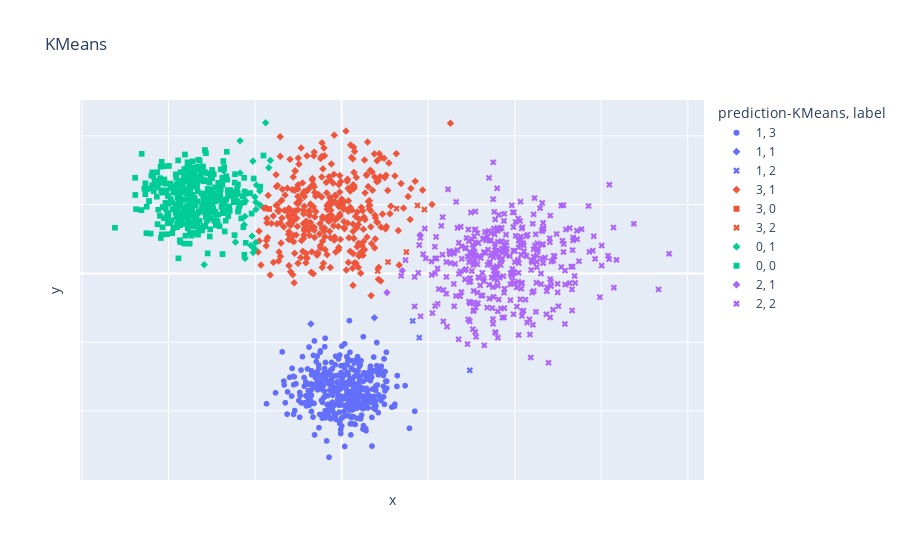
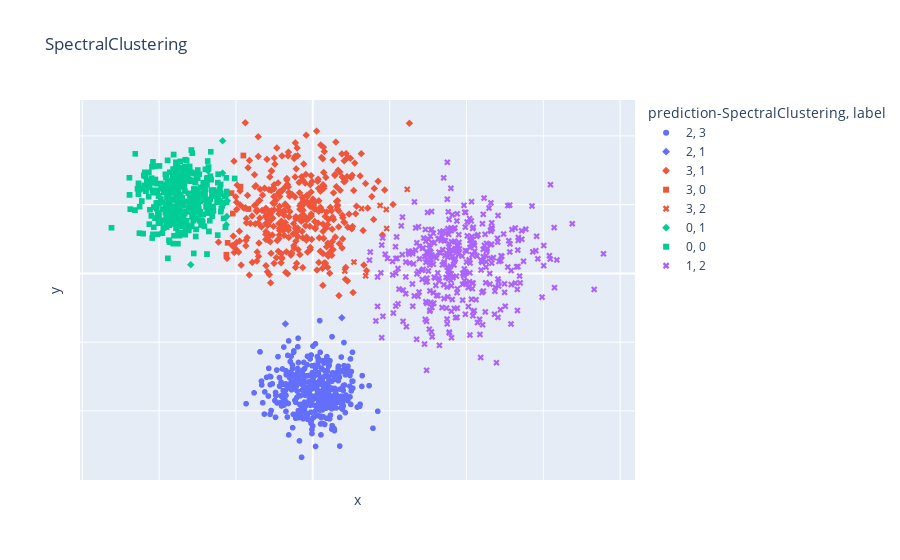
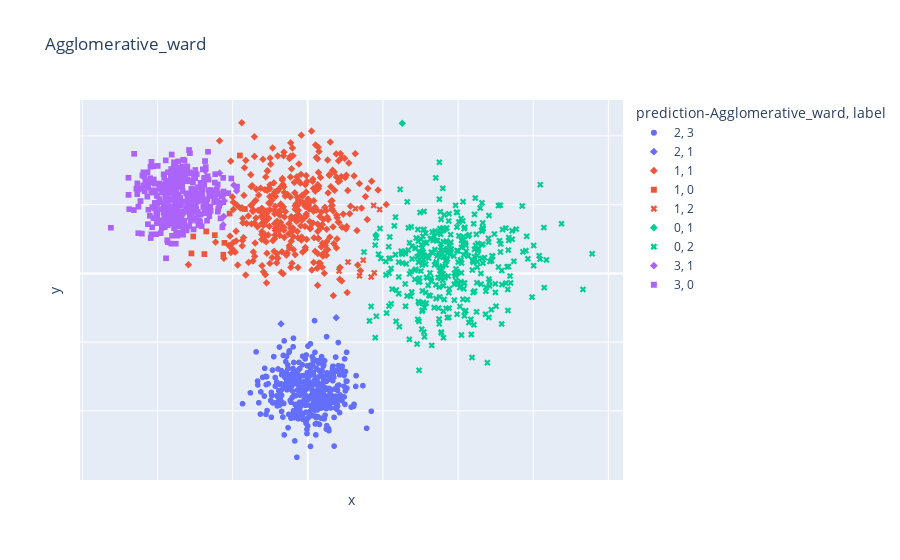
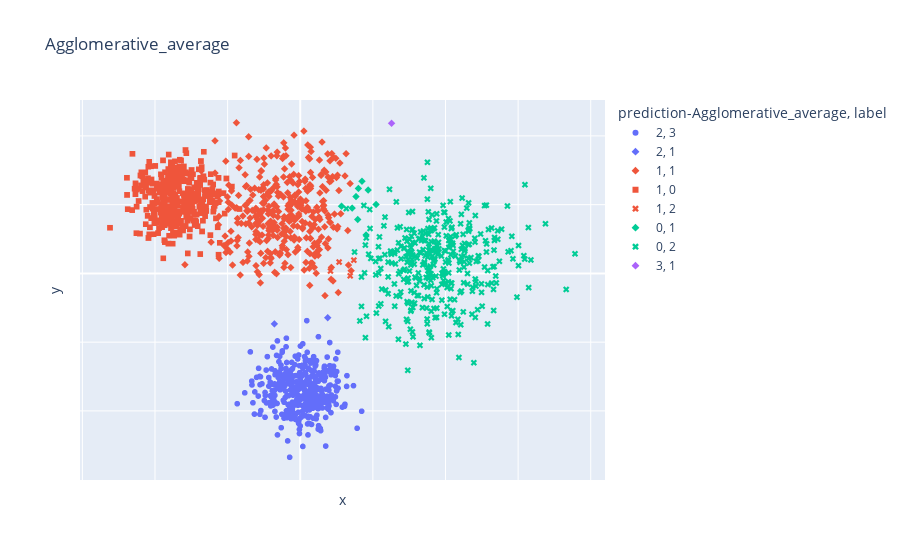

Notebook cell for these charts, in order:
### Code cell
from sklearn.cluster import AgglomerativeClustering,KMeans
from sklearn import cluster, datasets, mixture
from sklearn.preprocessing import StandardScaler
import plotly.express as px
import numpy as np
import pandas as pd

n_samples=1500
random_state =7
data = datasets.make_blobs(n_samples=n_samples, centers=4, cluster_std=[1.5, 2.5, 2.5,1.5], random_state=random_state)
df_blobs=pd.DataFrame(data=data[0],columns=['x','y'])
df_blobs['label']=data[1]
scaler=StandardScaler()

km = KMeans(n_clusters=4, random_state=0)

sl = cluster.SpectralClustering(n_clusters=4, eigen_solver='arpack',affinity="nearest_neighbors")   

agglo_ward = AgglomerativeClustering(affinity='euclidean', compute_full_tree='auto',
            connectivity=None, linkage='ward', memory=None, n_clusters=4)
            
agglo_avg = AgglomerativeClustering(affinity='euclidean', compute_full_tree='auto',
            connectivity=None, linkage='average', memory=None, n_clusters=4)
           

clustering_methods = [ ('KMeans', km), ('SpectralClustering', sl),('Agglomerative_ward',agglo_ward), ('Agglomerative_average',agglo_avg)]


for name, model in clustering_methods:
    #print(name)
    df_blobs['prediction-'+name] = model.fit_predict(scaler.fit_transform(df_blobs[['x','y']]))
    df_blobs['prediction-'+name] = df_blobs['prediction-'+name].astype(str)

    fig = px.scatter(df_blobs, x="x", y="y", color=df_blobs['prediction-'+name],symbol='label', title=name)
    fig.update_layout(coloraxis_showscale=False)
    fig.update_xaxes(showticklabels=False)
    fig.update_yaxes(showticklabels=False)
    fig.show()

### Figure 1 — Plotly figure (JSON) as saved in the notebook; plotly's stock layout.template omitted (floating-point values rounded to 4 significant figures; data arrays with more than 128 entries replaced by an {"elided": "..."} marker saying what was removed)
{"data": [{"hovertemplate": "prediction-KMeans=1<br>label=3<br>x=%{x}<br>y=%{y}<extra></extra>", "legendgroup": "1, 3", "marker": {"color": "#636efa", "symbol": "circle"}, "mode": "markers", "name": "1, 3", "showlegend": true, "type": "scattergl", "x": {"elided": "375 float values"}, "xaxis": "x", "y": {"elided": "375 float values"}, "yaxis": "y"}, {"hovertemplate": "prediction-KMeans=1<br>label=1<br>x=%{x}<br>y=%{y}<extra></extra>", "legendgroup": "1, 1", "marker": {"color": "#636efa", "symbol": "diamond"}, "mode": "markers", "name": "1, 1", "showlegend": true, "type": "scattergl", "x": [-1.781, 1.892], "xaxis": "x", "y": [-3.669, -3.222], "yaxis": "y"}, {"hovertemplate": "prediction-KMeans=1<br>label=2<br>x=%{x}<br>y=%{y}<extra></extra>", "legendgroup": "1, 2", "marker": {"color": "#636efa", "symbol": "x"}, "mode": "markers", "name": "1, 2", "showlegend": true, "type": "scattergl", "x": [4.104, 7.405, 4.486], "xaxis": "x", "y": [-3.452, -7.046, -4.672], "yaxis": "y"}, {"hovertemplate": "prediction-KMeans=3<br>label=1<br>x=%{x}<br>y=%{y}<extra></extra>", "legendgroup": "3, 1", "marker": {"color": "#EF553B", "symbol": "diamond"}, "mode": "markers", "name": "3, 1", "showlegend": true, "type": "scattergl", "x": {"elided": "342 float values"}, "xaxis": "x", "y": {"elided": "342 float values"}, "yaxis": "y"}, {"hovertemplate": "prediction-KMeans=3<br>label=0<br>x=%{x}<br>y=%{y}<extra></extra>", "legendgroup": "3, 0", "marker": {"color": "#EF553B", "symbol": "square"}, "mode": "markers", "name": "3, 0", "showlegend": true, "type": "scattergl", "x": [-4.182], "xaxis": "x", "y": [4.683], "yaxis": "y"}, {"hovertemplate": "prediction-KMeans=3<br>label=2<br>x=%{x}<br>y=%{y}<extra></extra>", "legendgroup": "3, 2", "marker": {"color": "#EF553B", "symbol": "x"}, "mode": "markers", "name": "3, 2", "showlegend": true, "type": "scattergl", "x": [4.381, 2.678, 4.782, 2.081, 3.74, 3.17], "xaxis": "x", "y": [4.943, 0.8249, 4.646, 0.1767, 1.554, 4.713], "yaxis": "y"}, {"hovertemplate": "prediction-KMeans=0<br>label=1<br>x=%{x}<br>y=%{y}<extra></extra>", "legendgroup": "0, 1", "marker": {"color": "#00cc96", "symbol": "diamond"}, "mode": "markers", "name": "0, 1", "showlegend": true, "type": "scattergl", "x": [-5.247, -5.557, -4.732, -6.045, -4.122, -5.583, -5.126, -5.03, -7.112, -5.629, -4.957, -5.591, -6.135, -5.58, -4.963, -5.113, -6.815, -5.013, -5.867, -6.345, -4.716, -5.869, -4.393, -4.212, -5.173, -7.941, -4.921, -4.95], "xaxis": "x", "y": [2.028, 5.276, 5.998, 5.335, 8.217, 5.707, 8.162, 1.792, 6.176, 3.535, 5.177, 4.146, 2.275, 1.094, 2.244, 1.52, 7.455, 5.563, 7.298, 5.987, 4.974, 9.645, 10.96, 7.684, 2.714, 0.6323, 6.423, 4.659], "yaxis": "y"}, {"hovertemplate": "prediction-KMeans=0<br>label=0<br>x=%{x}<br>y=%{y}<extra></extra>", "legendgroup": "0, 0", "marker": {"color": "#00cc96", "symbol": "square"}, "mode": "markers", "name": "0, 0", "showlegend": true, "type": "scattergl", "x": {"elided": "374 float values"}, "xaxis": "x", "y": {"elided": "374 float values"}, "yaxis": "y"}, {"hovertemplate": "prediction-KMeans=2<br>label=1<br>x=%{x}<br>y=%{y}<extra></extra>", "legendgroup": "2, 1", "marker": {"color": "#ab63fa", "symbol": "diamond"}, "mode": "markers", "name": "2, 1", "showlegend": true, "type": "scattergl", "x": [4.532, 3.504, 2.62], "xaxis": "x", "y": [2.797, 0.1977, -1.39], "yaxis": "y"}, {"hovertemplate": "prediction-KMeans=2<br>label=2<br>x=%{x}<br>y=%{y}<extra></extra>", "legendgroup": "2, 2", "marker": {"color": "#ab63fa", "symbol": "x"}, "mode": "markers", "name": "2, 2", "showlegend": true, "type": "scattergl", "x": {"elided": "366 float values"}, "xaxis": "x", "y": {"elided": "366 float values"}, "yaxis": "y"}], "layout": {"coloraxis": {"showscale": false}, "legend": {"title": {"text": "prediction-KMeans, label"}, "tracegroupgap": 0}, "title": {"text": "KMeans"}, "xaxis": {"anchor": "y", "domain": [0, 1], "showticklabels": false, "title": {"text": "x"}}, "yaxis": {"anchor": "x", "domain": [0, 1], "showticklabels": false, "title": {"text": "y"}}}}

### Figure 2 — Plotly figure (JSON) as saved in the notebook; plotly's stock layout.template omitted (floating-point values rounded to 4 significant figures; data arrays with more than 128 entries replaced by an {"elided": "..."} marker saying what was removed)
{"data": [{"hovertemplate": "prediction-SpectralClustering=2<br>label=3<br>x=%{x}<br>y=%{y}<extra></extra>", "legendgroup": "2, 3", "marker": {"color": "#636efa", "symbol": "circle"}, "mode": "markers", "name": "2, 3", "showlegend": true, "type": "scattergl", "x": {"elided": "375 float values"}, "xaxis": "x", "y": {"elided": "375 float values"}, "yaxis": "y"}, {"hovertemplate": "prediction-SpectralClustering=2<br>label=1<br>x=%{x}<br>y=%{y}<extra></extra>", "legendgroup": "2, 1", "marker": {"color": "#636efa", "symbol": "diamond"}, "mode": "markers", "name": "2, 1", "showlegend": true, "type": "scattergl", "x": [-1.781, 1.892], "xaxis": "x", "y": [-3.669, -3.222], "yaxis": "y"}, {"hovertemplate": "prediction-SpectralClustering=3<br>label=1<br>x=%{x}<br>y=%{y}<extra></extra>", "legendgroup": "3, 1", "marker": {"color": "#EF553B", "symbol": "diamond"}, "mode": "markers", "name": "3, 1", "showlegend": true, "type": "scattergl", "x": {"elided": "362 float values"}, "xaxis": "x", "y": {"elided": "362 float values"}, "yaxis": "y"}, {"hovertemplate": "prediction-SpectralClustering=3<br>label=0<br>x=%{x}<br>y=%{y}<extra></extra>", "legendgroup": "3, 0", "marker": {"color": "#EF553B", "symbol": "square"}, "mode": "markers", "name": "3, 0", "showlegend": true, "type": "scattergl", "x": [-4.182, -5.539, -4.708, -5.201, -5.621, -4.516, -5.289], "xaxis": "x", "y": [4.683, 2.224, 6.311, 4.353, 1.363, 8.572, 5.839], "yaxis": "y"}, {"hovertemplate": "prediction-SpectralClustering=3<br>label=2<br>x=%{x}<br>y=%{y}<extra></extra>", "legendgroup": "3, 2", "marker": {"color": "#EF553B", "symbol": "x"}, "mode": "markers", "name": "3, 2", "showlegend": true, "type": "scattergl", "x": [4.381, 6.145, 2.678, 4.782, 3.44, 2.081, 3.17, 4.805], "xaxis": "x", "y": [4.943, 6.113, 0.8249, 4.646, -0.1754, 0.1767, 4.713, 3.267], "yaxis": "y"}, {"hovertemplate": "prediction-SpectralClustering=0<br>label=1<br>x=%{x}<br>y=%{y}<extra></extra>", "legendgroup": "0, 1", "marker": {"color": "#00cc96", "symbol": "diamond"}, "mode": "markers", "name": "0, 1", "showlegend": true, "type": "scattergl", "x": [-5.557, -6.045, -5.583, -7.112, -5.629, -5.591, -6.815, -5.867, -6.345, -5.869, -7.941], "xaxis": "x", "y": [5.276, 5.335, 5.707, 6.176, 3.535, 4.146, 7.455, 7.298, 5.987, 9.645, 0.6323], "yaxis": "y"}, {"hovertemplate": "prediction-SpectralClustering=0<br>label=0<br>x=%{x}<br>y=%{y}<extra></extra>", "legendgroup": "0, 0", "marker": {"color": "#00cc96", "symbol": "square"}, "mode": "markers", "name": "0, 0", "showlegend": true, "type": "scattergl", "x": {"elided": "368 float values"}, "xaxis": "x", "y": {"elided": "368 float values"}, "yaxis": "y"}, {"hovertemplate": "prediction-SpectralClustering=1<br>label=2<br>x=%{x}<br>y=%{y}<extra></extra>", "legendgroup": "1, 2", "marker": {"color": "#ab63fa", "symbol": "x"}, "mode": "markers", "name": "1, 2", "showlegend": true, "type": "scattergl", "x": {"elided": "367 float values"}, "xaxis": "x", "y": {"elided": "367 float values"}, "yaxis": "y"}], "layout": {"coloraxis": {"showscale": false}, "legend": {"title": {"text": "prediction-SpectralClustering, label"}, "tracegroupgap": 0}, "title": {"text": "SpectralClustering"}, "xaxis": {"anchor": "y", "domain": [0, 1], "showticklabels": false, "title": {"text": "x"}}, "yaxis": {"anchor": "x", "domain": [0, 1], "showticklabels": false, "title": {"text": "y"}}}}

### Figure 3 — Plotly figure (JSON) as saved in the notebook; plotly's stock layout.template omitted (floating-point values rounded to 4 significant figures; data arrays with more than 128 entries replaced by an {"elided": "..."} marker saying what was removed)
{"data": [{"hovertemplate": "prediction-Agglomerative_ward=2<br>label=3<br>x=%{x}<br>y=%{y}<extra></extra>", "legendgroup": "2, 3", "marker": {"color": "#636efa", "symbol": "circle"}, "mode": "markers", "name": "2, 3", "showlegend": true, "type": "scattergl", "x": {"elided": "375 float values"}, "xaxis": "x", "y": {"elided": "375 float values"}, "yaxis": "y"}, {"hovertemplate": "prediction-Agglomerative_ward=2<br>label=1<br>x=%{x}<br>y=%{y}<extra></extra>", "legendgroup": "2, 1", "marker": {"color": "#636efa", "symbol": "diamond"}, "mode": "markers", "name": "2, 1", "showlegend": true, "type": "scattergl", "x": [-1.781, 1.892], "xaxis": "x", "y": [-3.669, -3.222], "yaxis": "y"}, {"hovertemplate": "prediction-Agglomerative_ward=1<br>label=1<br>x=%{x}<br>y=%{y}<extra></extra>", "legendgroup": "1, 1", "marker": {"color": "#EF553B", "symbol": "diamond"}, "mode": "markers", "name": "1, 1", "showlegend": true, "type": "scattergl", "x": {"elided": "360 float values"}, "xaxis": "x", "y": {"elided": "360 float values"}, "yaxis": "y"}, {"hovertemplate": "prediction-Agglomerative_ward=1<br>label=0<br>x=%{x}<br>y=%{y}<extra></extra>", "legendgroup": "1, 0", "marker": {"color": "#EF553B", "symbol": "square"}, "mode": "markers", "name": "1, 0", "showlegend": true, "type": "scattergl", "x": [-6.884, -4.182, -7.62, -5.539, -5.201, -6.187, -7.741, -6.758, -5.621, -4.516], "xaxis": "x", "y": [1.406, 4.683, 2.685, 2.224, 4.353, 2.784, 1.456, 3.053, 1.363, 8.572], "yaxis": "y"}, {"hovertemplate": "prediction-Agglomerative_ward=1<br>label=2<br>x=%{x}<br>y=%{y}<extra></extra>", "legendgroup": "1, 2", "marker": {"color": "#EF553B", "symbol": "x"}, "mode": "markers", "name": "1, 2", "showlegend": true, "type": "scattergl", "x": [4.381, 4.426, 3.691, 2.678, 4.782, 3.44, 2.081, 3.17, 4.217], "xaxis": "x", "y": [4.943, 0.04148, 0.9646, 0.8249, 4.646, -0.1754, 0.1767, 4.713, -0.2577], "yaxis": "y"}, {"hovertemplate": "prediction-Agglomerative_ward=0<br>label=1<br>x=%{x}<br>y=%{y}<extra></extra>", "legendgroup": "0, 1", "marker": {"color": "#00cc96", "symbol": "diamond"}, "mode": "markers", "name": "0, 1", "showlegend": true, "type": "scattergl", "x": [4.532, 6.287], "xaxis": "x", "y": [2.797, 10.92], "yaxis": "y"}, {"hovertemplate": "prediction-Agglomerative_ward=0<br>label=2<br>x=%{x}<br>y=%{y}<extra></extra>", "legendgroup": "0, 2", "marker": {"color": "#00cc96", "symbol": "x"}, "mode": "markers", "name": "0, 2", "showlegend": true, "type": "scattergl", "x": {"elided": "366 float values"}, "xaxis": "x", "y": {"elided": "366 float values"}, "yaxis": "y"}, {"hovertemplate": "prediction-Agglomerative_ward=3<br>label=1<br>x=%{x}<br>y=%{y}<extra></extra>", "legendgroup": "3, 1", "marker": {"color": "#ab63fa", "symbol": "diamond"}, "mode": "markers", "name": "3, 1", "showlegend": true, "type": "scattergl", "x": [-5.557, -4.732, -6.045, -5.583, -7.112, -5.629, -5.591, -6.815, -5.867, -6.345, -4.921], "xaxis": "x", "y": [5.276, 5.998, 5.335, 5.707, 6.176, 3.535, 4.146, 7.455, 7.298, 5.987, 6.423], "yaxis": "y"}, {"hovertemplate": "prediction-Agglomerative_ward=3<br>label=0<br>x=%{x}<br>y=%{y}<extra></extra>", "legendgroup": "3, 0", "marker": {"color": "#ab63fa", "symbol": "square"}, "mode": "markers", "name": "3, 0", "showlegend": true, "type": "scattergl", "x": {"elided": "365 float values"}, "xaxis": "x", "y": {"elided": "365 float values"}, "yaxis": "y"}], "layout": {"coloraxis": {"showscale": false}, "legend": {"title": {"text": "prediction-Agglomerative_ward, label"}, "tracegroupgap": 0}, "title": {"text": "Agglomerative_ward"}, "xaxis": {"anchor": "y", "domain": [0, 1], "showticklabels": false, "title": {"text": "x"}}, "yaxis": {"anchor": "x", "domain": [0, 1], "showticklabels": false, "title": {"text": "y"}}}}

### Figure 4 — Plotly figure (JSON) as saved in the notebook; plotly's stock layout.template omitted (floating-point values rounded to 4 significant figures; data arrays with more than 128 entries replaced by an {"elided": "..."} marker saying what was removed)
{"data": [{"hovertemplate": "prediction-Agglomerative_average=2<br>label=3<br>x=%{x}<br>y=%{y}<extra></extra>", "legendgroup": "2, 3", "marker": {"color": "#636efa", "symbol": "circle"}, "mode": "markers", "name": "2, 3", "showlegend": true, "type": "scattergl", "x": {"elided": "375 float values"}, "xaxis": "x", "y": {"elided": "375 float values"}, "yaxis": "y"}, {"hovertemplate": "prediction-Agglomerative_average=2<br>label=1<br>x=%{x}<br>y=%{y}<extra></extra>", "legendgroup": "2, 1", "marker": {"color": "#636efa", "symbol": "diamond"}, "mode": "markers", "name": "2, 1", "showlegend": true, "type": "scattergl", "x": [-1.781, 1.892], "xaxis": "x", "y": [-3.669, -3.222], "yaxis": "y"}, {"hovertemplate": "prediction-Agglomerative_average=1<br>label=1<br>x=%{x}<br>y=%{y}<extra></extra>", "legendgroup": "1, 1", "marker": {"color": "#EF553B", "symbol": "diamond"}, "mode": "markers", "name": "1, 1", "showlegend": true, "type": "scattergl", "x": {"elided": "363 float values"}, "xaxis": "x", "y": {"elided": "363 float values"}, "yaxis": "y"}, {"hovertemplate": "prediction-Agglomerative_average=1<br>label=0<br>x=%{x}<br>y=%{y}<extra></extra>", "legendgroup": "1, 0", "marker": {"color": "#EF553B", "symbol": "square"}, "mode": "markers", "name": "1, 0", "showlegend": true, "type": "scattergl", "x": {"elided": "375 float values"}, "xaxis": "x", "y": {"elided": "375 float values"}, "yaxis": "y"}, {"hovertemplate": "prediction-Agglomerative_average=1<br>label=2<br>x=%{x}<br>y=%{y}<extra></extra>", "legendgroup": "1, 2", "marker": {"color": "#EF553B", "symbol": "x"}, "mode": "markers", "name": "1, 2", "showlegend": true, "type": "scattergl", "x": [3.691, 2.678, 3.44, 2.081], "xaxis": "x", "y": [0.9646, 0.8249, -0.1754, 0.1767], "yaxis": "y"}, {"hovertemplate": "prediction-Agglomerative_average=0<br>label=1<br>x=%{x}<br>y=%{y}<extra></extra>", "legendgroup": "0, 1", "marker": {"color": "#00cc96", "symbol": "diamond"}, "mode": "markers", "name": "0, 1", "showlegend": true, "type": "scattergl", "x": [3.575, 4.532, 4.002, 2.844, 4.677, 5.221, 3.958, 4.25, 3.839], "xaxis": "x", "y": [4.749, 2.797, 6.179, 4.888, 6.064, 5.014, 3.92, 6.702, 5.589], "yaxis": "y"}, {"hovertemplate": "prediction-Agglomerative_average=0<br>label=2<br>x=%{x}<br>y=%{y}<extra></extra>", "legendgroup": "0, 2", "marker": {"color": "#00cc96", "symbol": "x"}, "mode": "markers", "name": "0, 2", "showlegend": true, "type": "scattergl", "x": {"elided": "371 float values"}, "xaxis": "x", "y": {"elided": "371 float values"}, "yaxis": "y"}, {"hovertemplate": "prediction-Agglomerative_average=3<br>label=1<br>x=%{x}<br>y=%{y}<extra></extra>", "legendgroup": "3, 1", "marker": {"color": "#ab63fa", "symbol": "diamond"}, "mode": "markers", "name": "3, 1", "showlegend": true, "type": "scattergl", "x": [6.287], "xaxis": "x", "y": [10.92], "yaxis": "y"}], "layout": {"coloraxis": {"showscale": false}, "legend": {"title": {"text": "prediction-Agglomerative_average, label"}, "tracegroupgap": 0}, "title": {"text": "Agglomerative_average"}, "xaxis": {"anchor": "y", "domain": [0, 1], "showticklabels": false, "title": {"text": "x"}}, "yaxis": {"anchor": "x", "domain": [0, 1], "showticklabels": false, "title": {"text": "y"}}}}
